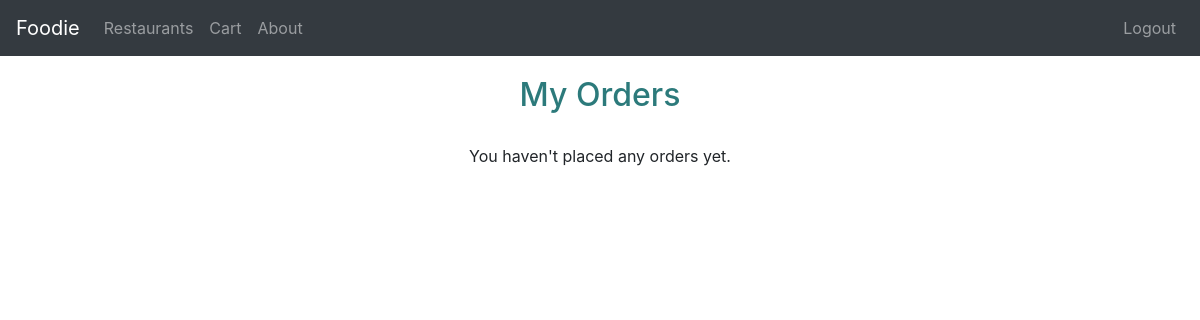
/my_orders (signed in), run on an earlier commit of the app's database.
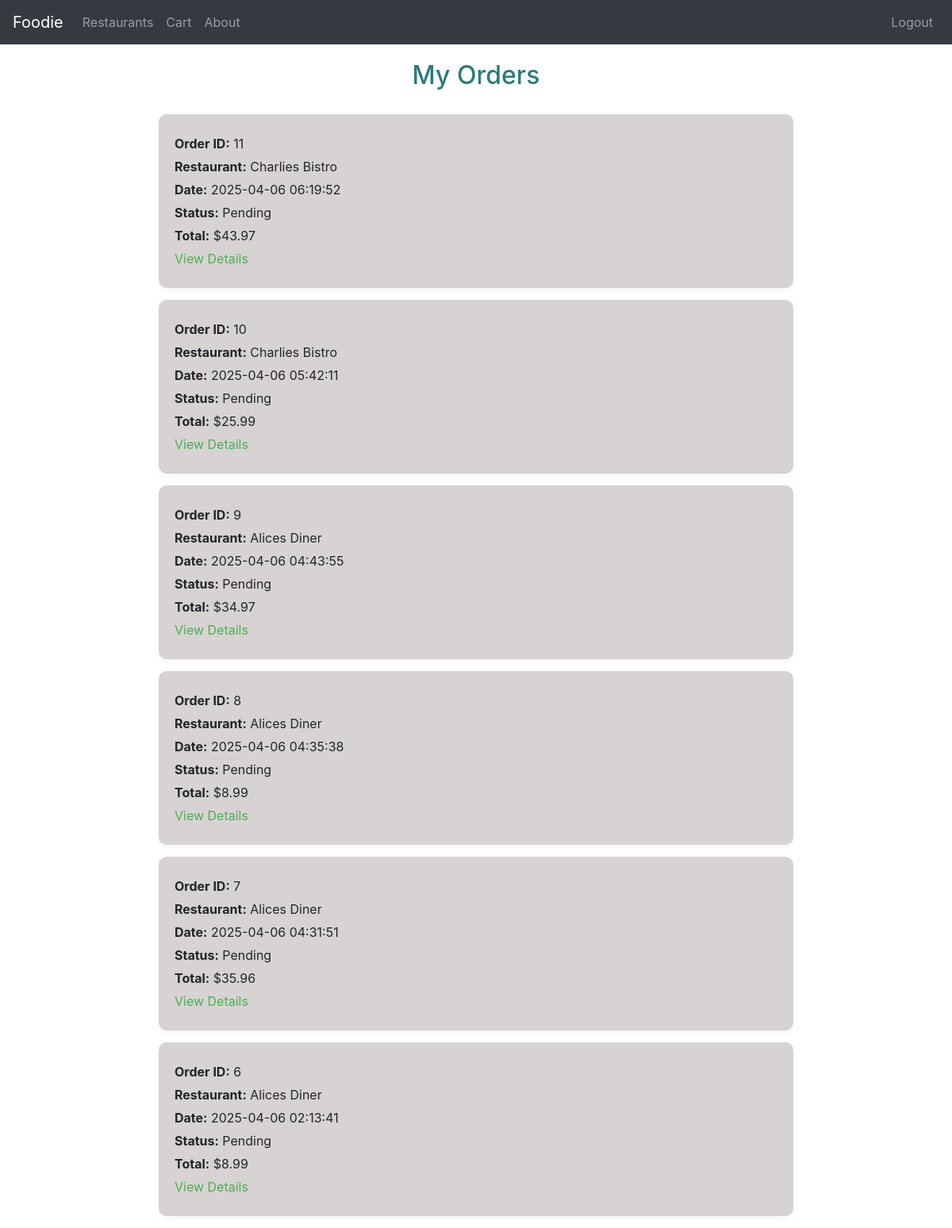
And on a later commit of the database.
### tables this page shows
CREATE TABLE Orders (
    OrderID INTEGER PRIMARY KEY AUTOINCREMENT,
    UserID INTEGER NOT NULL,
    RestaurantID INTEGER NOT NULL,
    OrderStatus TEXT CHECK(OrderStatus IN ('Pending', 'Preparing', 'Delivered')) NOT NULL,
    OrderDate DATETIME DEFAULT CURRENT_TIMESTAMP,
    TotalPrice REAL NOT NULL,
    FOREIGN KEY (UserID) REFERENCES Users(UserID),
    FOREIGN KEY (RestaurantID) REFERENCES Restaurants(RestaurantID)
);

CREATE TABLE Restaurants (
    RestaurantID INTEGER PRIMARY KEY AUTOINCREMENT,
    OwnerID INTEGER NOT NULL,
    Name TEXT NOT NULL,
    Address TEXT NOT NULL,
    PhoneNumber TEXT NOT NULL,
    OpeningHours TEXT NOT NULL,
    FOREIGN KEY (OwnerID) REFERENCES Users(UserID)
);

### app.py (the view)
@app.route('/my_orders')
@login_required
def my_orders():
    user_id = session.get('UserID')
    conn = sqlite3.connect('database.db')
    conn.row_factory = sqlite3.Row
    cursor = conn.cursor()
    cursor.execute("""
        SELECT o.OrderID, o.OrderDate, o.OrderStatus, o.TotalPrice, r.Name AS RestaurantName
        FROM Orders o
        JOIN Restaurants r ON o.RestaurantID = r.RestaurantID
        WHERE o.UserID = ?
        ORDER BY o.OrderDate DESC
    """, (user_id,))
    orders = cursor.fetchall()
    conn.close()
    return render_template('my_orders.html', orders=orders)

### app.py (called while the page is built)
def login_required(f):
    @wraps(f)
    def decorated_function(*args, **kwargs):
        if 'UserID' not in session:
            flash("You need to be logged in to access this page.", "error")
            return redirect(url_for('signin'))
        return f(*args, **kwargs)
    return decorated_function

### templates/my_orders.html (shortened to what this page needs)
<!DOCTYPE html>
<html lang="en">
<head>
    <link rel="stylesheet" href="https://stackpath.bootstrapcdn.com/bootstrap/4.5.2/css/bootstrap.min.css">
</head>
<body>
    <nav class="navbar navbar-expand-lg navbar-dark bg-dark">
        <a class="navbar-brand" href="{{ url_for('about') }}">Foodie</a>
        <div class="collapse navbar-collapse" id="navbarNav">
            <ul class="navbar-nav mr-auto">
                <li class="nav-item">
                    <a class="nav-link" href="{{ url_for('restaurants') }}">Restaurants</a>
                </li>
                <li class="nav-item">
                    <a class="nav-link" href="{{ url_for('cart') }}">Cart</a>
                </li>
                <li class="nav-item">
                    <a class="nav-link" href="{{ url_for('about') }}">About</a>
                </li>
            </ul>
            <ul class="navbar-nav">
                {% if session.get('UserID') %}
                <li class="nav-item">
                    <a class="nav-link" href="{{ url_for('logout') }}">Logout</a>
                </li>
                {% else %}
                <li class="nav-item">
                    <a class="nav-link" href="{{ url_for('signin') }}">Login</a>
                </li>
                {% endif %}
            </ul>
        </div>
    </nav>
    <h2>My Orders</h2>
    <div class="order-list">
        {% if orders %}
            {% for order in orders %}
                <div class="order-card">
                    <p><strong>Order ID:</strong> {{ order['OrderID'] }}</p>
                    <p><strong>Restaurant:</strong> {{ order['RestaurantName'] }}</p>
                    <p><strong>Date:</strong> {{ order['OrderDate'] }}</p>
                    <p><strong>Status:</strong> {{ order['OrderStatus'] }}</p>
                    <p><strong>Total:</strong> ${{ order['TotalPrice'] }}</p>
                    <p><a href="{{ url_for('order_summary', order_id=order['OrderID']) }}">View Details</a></p>
                </div>
            {% endfor %}
        {% else %}
            <p style="text-align: center;">You haven't placed any orders yet.</p>
        {% endif %}
    </div>
</body>
</html>

### templates/my_orders.html (style rules this page uses)
.navbar { margin-bottom: 20px; }
h2 { text-align: center; color: #2c7a7b; margin-bottom: 30px; }
.order-list { max-width: 800px; margin: auto; }
.order-card { background: #d7d3d3; padding: 20px; border-radius: 10px; margin-bottom: 15px; box-shadow: 0 2px 8px rgba(0,0,0,0.05); }
.order-card p { margin: 5px 0; }
.order-card a { color: #4CAF50; text-decoration: none; }

What changed in the data, as far as the page shows it:
added Orders: OrderID "11", RestaurantName "Charlies Bistro", OrderDate "2025-04-06 06:19:52", OrderStatus "Pending", TotalPrice "43.97"
added Orders: OrderID "10", RestaurantName "Charlies Bistro", OrderDate "2025-04-06 05:42:11", OrderStatus "Pending", TotalPrice "25.99"
added Orders: OrderID "9", RestaurantName "Alices Diner", OrderDate "2025-04-06 04:43:55", OrderStatus "Pending", TotalPrice "34.97"
added Orders: OrderID "8", RestaurantName "Alices Diner", OrderDate "2025-04-06 04:35:38", OrderStatus "Pending", TotalPrice "8.99"
added Orders: OrderID "7", RestaurantName "Alices Diner", OrderDate "2025-04-06 04:31:51", OrderStatus "Pending", TotalPrice "35.96"
added Orders: OrderID "6", RestaurantName "Alices Diner", OrderDate "2025-04-06 02:13:41", OrderStatus "Pending", TotalPrice "8.99"
Also different on the page:
text no longer shown: "You haven't placed any orders yet."
